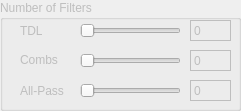
      <widget class="QGroupBox" name="groupBox_11">
       <property name="enabled">
        <bool>false</bool>
       </property>
       <property name="geometry">
        <rect>
         <x>10</x>
         <y>370</y>
         <width>241</width>
         <height>111</height>
        </rect>
       </property>
       <property name="title">
        <string>Number of Filters</string>
       </property>
       <widget class="QLabel" name="label_8">
        <property name="geometry">
         <rect>
          <x>20</x>
          <y>50</y>
          <width>39</width>
          <height>20</height>
         </rect>
        </property>
        <property name="text">
         <string>Combs</string>
        </property>
       </widget>
       <widget class="QSlider" name="horizontalSlider">
        <property name="geometry">
         <rect>
          <x>80</x>
          <y>50</y>
          <width>101</width>
          <height>22</height>
         </rect>
        </property>
        <property name="orientation">
         <enum>Qt::Horizontal</enum>
        </property>
       </widget>
       <widget class="QLabel" name="label_11">
        <property name="geometry">
         <rect>
          <x>20</x>
          <y>20</y>
          <width>22</width>
          <height>21</height>
         </rect>
        </property>
        <property name="text">
         <string>TDL</string>
        </property>
       </widget>
       <widget class="QSlider" name="horizontalSlider_2">
        <property name="geometry">
         <rect>
          <x>80</x>
          <y>20</y>
          <width>101</width>
          <height>22</height>
         </rect>
        </property>
        <property name="orientation">
         <enum>Qt::Horizontal</enum>
        </property>
       </widget>
       <widget class="QLabel" name="label_9">
        <property name="geometry">
         <rect>
          <x>20</x>
          <y>80</y>
          <width>45</width>
          <height>21</height>
         </rect>
        </property>
        <property name="text">
         <string>All-Pass</string>
        </property>
       </widget>
       <widget class="QSlider" name="horizontalSlider_3">
        <property name="geometry">
         <rect>
          <x>80</x>
          <y>80</y>
          <width>101</width>
          <height>22</height>
         </rect>
        </property>
        <property name="orientation">
         <enum>Qt::Horizontal</enum>
        </property>
       </widget>
       <widget class="QLabel" name="label_r_wet_gain_2">
        <property name="geometry">
         <rect>
          <x>190</x>
          <y>20</y>
          <width>41</width>
          <height>21</height>
         </rect>
        </property>
        <property name="frameShape">
         <enum>QFrame::Box</enum>
        </property>
        <property name="frameShadow">
         <enum>QFrame::Plain</enum>
        </property>
        <property name="text">
         <string>0</string>
        </property>
       </widget>
       <widget class="QLabel" name="label_r_wet_gain_3">
        <property name="geometry">
         <rect>
          <x>190</x>
          <y>50</y>
          <width>41</width>
          <height>21</height>
         </rect>
        </property>
        <property name="frameShape">
         <enum>QFrame::Box</enum>
        </property>
        <property name="frameShadow">
         <enum>QFrame::Plain</enum>
        </property>
        <property name="text">
         <string>0</string>
        </property>
       </widget>
       <widget class="QLabel" name="label_r_wet_gain_4">
        <property name="geometry">
         <rect>
          <x>190</x>
          <y>80</y>
          <width>41</width>
          <height>21</height>
         </rect>
        </property>
        <property name="frameShape">
         <enum>QFrame::Box</enum>
        </property>
        <property name="frameShadow">
         <enum>QFrame::Plain</enum>
        </property>
        <property name="text">
         <string>0</string>
        </property>
       </widget>
      </widget>
